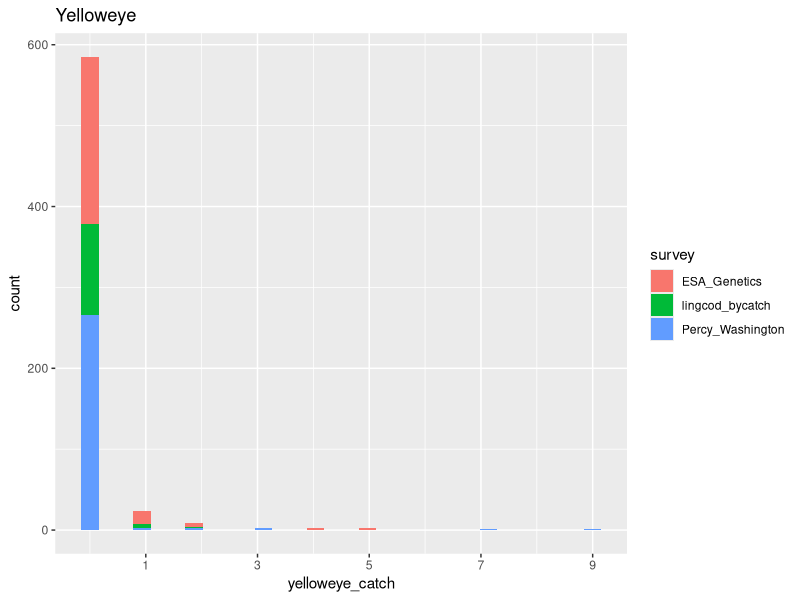
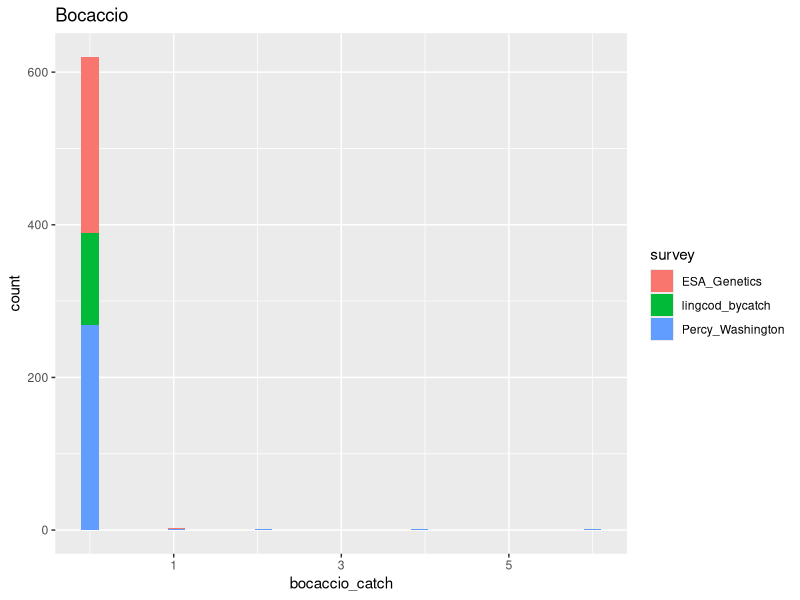
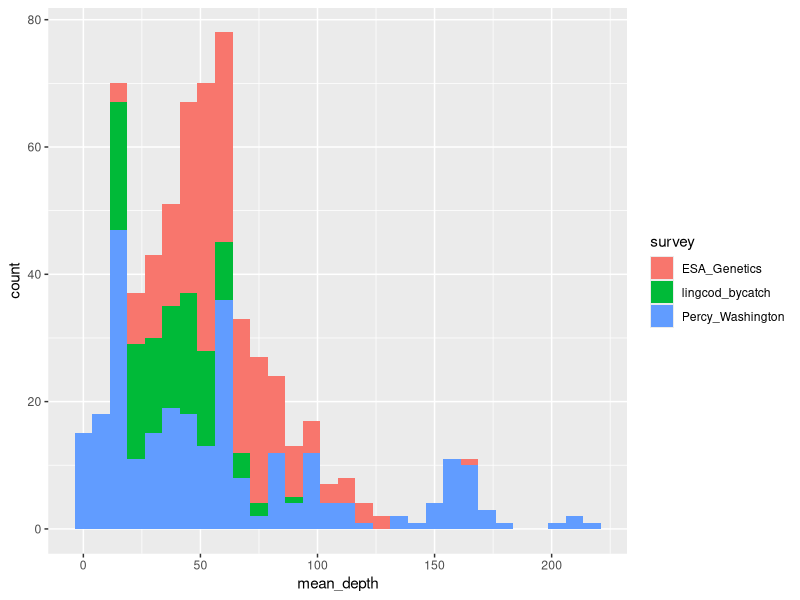
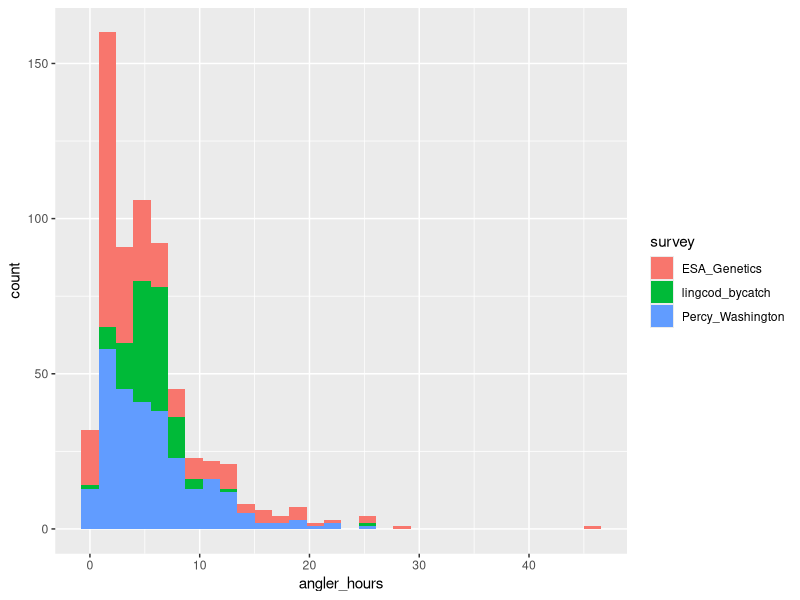
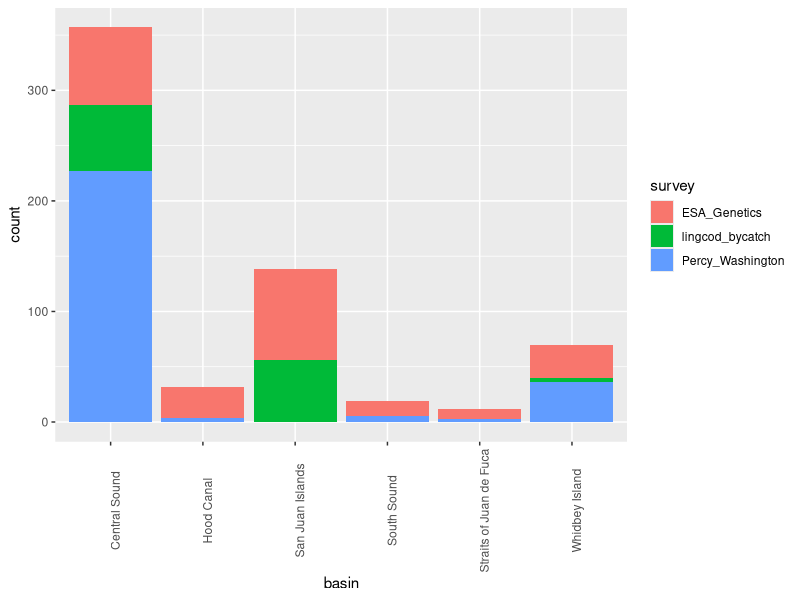
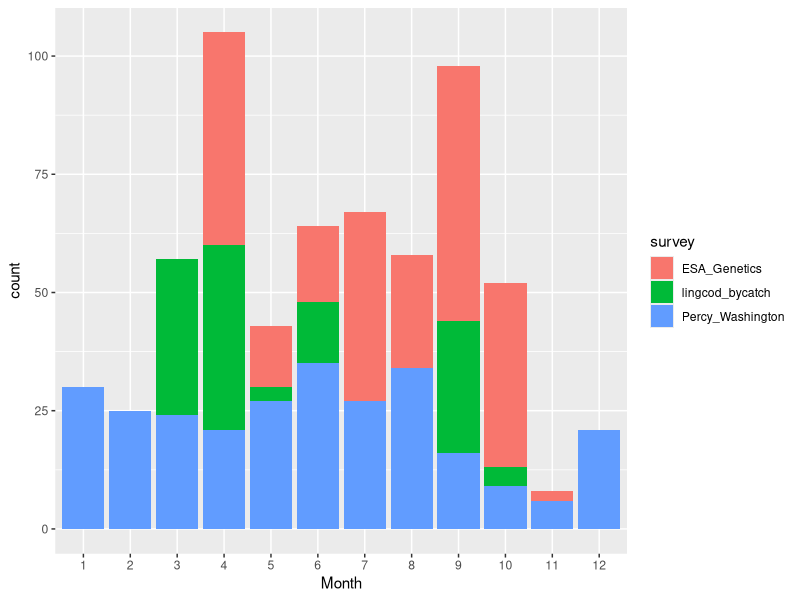
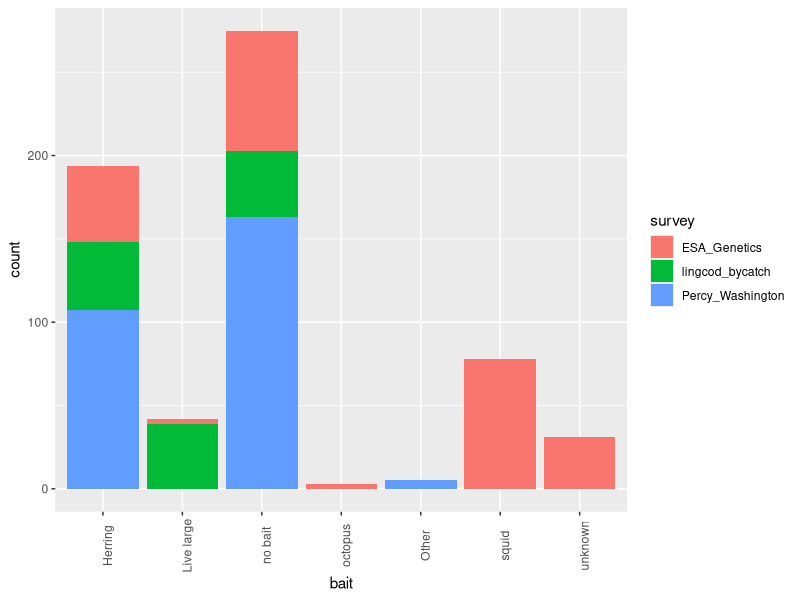
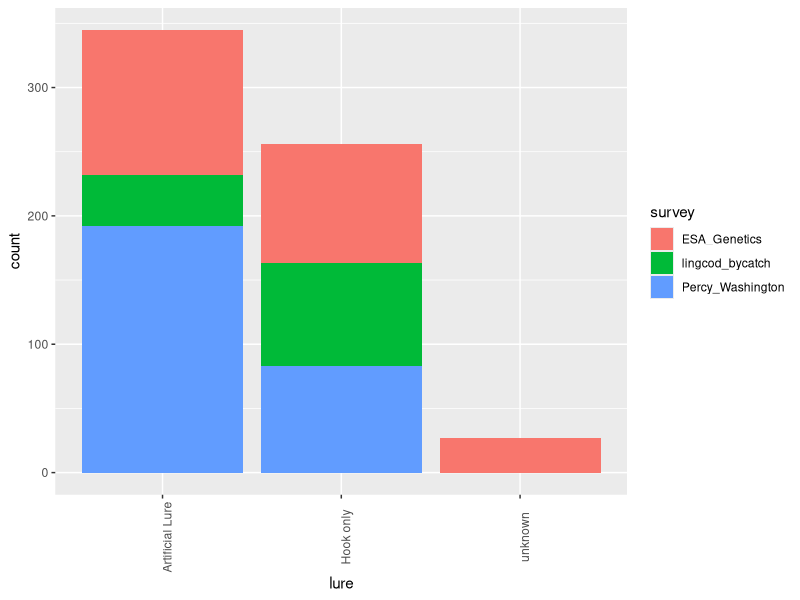

R code for these plots, in order:
## ---- chunk 1
library(here)
library(tidyverse)
library(pscl)
## ---- chunk 2
dat <- read.csv(here("hook_and_line_data", "CPUE_data_for_model.csv"), row.names = 1)
dat$month <- as.character(dat$month)
## ---- chunk 3
fig_dir <- here("figures", "CPUE_data_distributions")

YE_catch_histogram <- ggplot(dat, aes(x = yelloweye_catch, fill = survey)) +
  geom_histogram()+
  scale_x_continuous(breaks = seq(1,10,2))+
  ggtitle("Yelloweye")

YE_catch_histogram
table(dat$yelloweye_catch)

ggsave(paste0(fig_dir, "/yelloweye_catch_hist.png"), width = 5, height = 5, YE_catch_histogram)

boc_catch_histogram <- ggplot(dat, aes(x = bocaccio_catch, fill = survey)) +
  geom_histogram()+
  scale_x_continuous(breaks = seq(1,10,2))+
  ggtitle("Bocaccio")

boc_catch_histogram
table(dat$bocaccio_catch)

ggsave(paste0(fig_dir, "/bocaccio_catch_hist.png"), width = 5, height = 5, boc_catch_histogram)
## ---- chunk 4
depth_histogram <- ggplot(dat, aes(x = mean_depth, fill = survey)) +
  geom_histogram()

depth_histogram

ggsave(paste0(fig_dir, "/effort_depth_hist.png"), width = 5, height = 5, depth_histogram)
## ---- chunk 5
effort_histogram <- ggplot(dat, aes(x = angler_hours, fill = survey)) +
  geom_histogram()

effort_histogram

ggsave(paste0(fig_dir, "/effort_time_hours.png"), width = 5, height = 5, effort_histogram)
## ---- chunk 6
basin_histogram <- ggplot(dat, aes(x = basin, fill = survey)) +
  geom_histogram(stat = "count")+
  theme(axis.text.x = element_text(angle = 90))

basin_histogram

ggsave(paste0(fig_dir, "/basin_histogram.png"), width = 5, height = 5, basin_histogram)
## ---- chunk 7
month_histogram <- ggplot(dat, aes(x = as.factor(as.numeric(month)), fill = survey)) +
  geom_histogram(stat = "count")+
  xlab("Month")

month_histogram

ggsave(paste0(fig_dir, "/month_histogram.png"), width = 5, height = 5, month_histogram)
## ---- chunk 8
bait_histogram <- ggplot(dat, aes(x = bait, fill = survey)) +
  geom_histogram(stat = "count")+
  theme(axis.text.x = element_text(angle = 90))

bait_histogram 

ggsave(paste0(fig_dir, "/bait_histogram.png"), width = 5, height = 5, bait_histogram)
## ---- chunk 9
lure_histogram <- ggplot(dat, aes(x = lure, fill = survey)) +
  geom_histogram(stat = "count")+
  theme(axis.text.x = element_text(angle = 90))

lure_histogram 
ggsave(paste0(fig_dir, "/lure_histogram.png"), width = 5, height = 5, lure_histogram)

table(dat$lure)
## ---- chunk 10
lure_bait_histogram <- ggplot(dat, aes(x = lure_bait, fill = survey)) +
  geom_histogram(stat = "count")+
  theme(axis.text.x = element_text(angle = 90))

lure_bait_histogram 
ggsave(paste0(fig_dir, "/lure_bait_histogram.png"), width = 5, height = 5, lure_bait_histogram)
## ---- chunk 11
yelloweye_zip_effort_depth <- zeroinfl(yelloweye_catch ~ 
                            offset(angler_hours) | 
                            # Predictors of detection
                            mean_depth, data = dat)

yelloweye_zip_effort_depth <- zeroinfl(yelloweye_catch ~ 
                              # Predictors of counts
                              offset(angler_hours) | 
                              # Predictors of detection
                              mean_depth, data = dat)


summary(yelloweye_zip_effort_depth)
AIC(yelloweye_zip_effort_depth)

# Angler hours not as offset
yelloweye_zip_effort_depth <- zeroinfl(yelloweye_catch ~ 
                            angler_hours| 
                            # Predictors of detection
                            mean_depth, data = dat)
summary(yelloweye_zip_effort_depth)
AIC(yelloweye_zip_effort_depth)
mm <- model.matrix(yelloweye_zip_effort_depth)

# Plot predicted
newdata <- data.frame(cbind(rep(mean(dat$angler_hours), 200), c(1:200)))
colnames(newdata) <- c("angler_hours", "mean_depth")
yelloweye_predicts <- data.frame(c(1:200), predict(yelloweye_zip_effort_depth, newdata = newdata))
colnames(yelloweye_predicts) <- c("mean_depth", "predicted_yelloweye")
ggplot(yelloweye_predicts, aes(x = mean_depth, y = predicted_yelloweye)) + 
  geom_point()

# Angler hours not as offset, remove intercept
yelloweye_zip_effort_depth <- zeroinfl(yelloweye_catch ~ 
                            angler_hours -1 | 
                            # Predictors of detection
                            mean_depth -1, data = dat)

summary(yelloweye_zip_effort_depth)
AIC(yelloweye_zip_effort_depth)
## ---- chunk 12
# change surveys to factor levels
dat$survey <- factor(dat$survey, levels = c("Percy_Washington", "ESA_Genetics", "lingcod_bycatch" ))
yelloweye_zip_effort_depth_basin_survey <- zeroinfl(yelloweye_catch ~ 
                            offset(angler_hours)| 
                            # Predictors of detection
                            mean_depth + basin + survey, data = dat)
summary(yelloweye_zip_effort_depth_basin_survey)
AIC(yelloweye_zip_effort_depth_basin_survey)
mm <- model.matrix(yelloweye_zip_effort_depth_basin_survey)
# The output is relative to the PW survey now

# Try a new model with survey on the count side
yelloweye_zip_effort_depth_basin_survey <- zeroinfl(yelloweye_catch ~ 
                            offset(angler_hours) + survey | 
                            # Predictors of detection
                            mean_depth + basin, data = dat)


unique(dat$basin)
# Plot predicted

# Create df for predicted values
angler_hours = rep(mean(dat$angler_hours), 3)
mean_depth = rep(mean(dat$mean_depth, na.rm = TRUE), 3)
basin = factor(rep("Central Sound", 3), levels = c("Central Sound", "Whidbey Island", "South Sound", "Straits of Juan de Fuca", "Hood Canal", "San Juan Islands"))
survey = factor(c("Percy_Washington", "ESA_Genetics", "lingcod_bycatch"), levels = c("Percy_Washington", "ESA_Genetics", "lingcod_bycatch" ))
newdata <- data.frame(angler_hours, mean_depth, basin, survey)


# Get predicted values
newdata$phat <- predict(yelloweye_zip_effort_depth_basin_survey, newdata = newdata)
newdata$exp_phat <- exp(newdata$phat)

ggplot(newdata, aes(x = survey, y = exp_phat)) + 
  geom_point()
## ---- chunk 13
PSP_dat <- subset(dat, basin %in% c("Central Sound",  "Whidbey Island", "South Sound"))
table(subset(PSP_dat, survey == "Percy_Washington")$yelloweye_catch)
table(subset(PSP_dat, survey == "ESA_Genetics")$yelloweye_catch)
table(subset(PSP_dat, survey == "lingcod_bycatch")$yelloweye_catch)

# change surveys to factor levels
PSP_dat$survey <- factor(PSP_dat$survey, levels = c("Percy_Washington", "ESA_Genetics", "lingcod_bycatch" ))

# Survey on detection side
yelloweye_zip_effort_depth_survey <- zeroinfl(yelloweye_catch ~ 
                            offset(angler_hours)| 
                            # Predictors of detection
                            mean_depth + survey -1, data = PSP_dat)
summary(yelloweye_zip_effort_depth_survey)
AIC(yelloweye_zip_effort_depth_survey)
mm <- model.matrix(yelloweye_zip_effort_depth_survey)
# The output is relative to the PW survey now

# Try a new model with survey on the count side
yelloweye_zip_effort_depth_survey <- zeroinfl(yelloweye_catch ~ 
                            offset(angler_hours) + survey -1 | 
                            # Predictors of detection
                            mean_depth, data = PSP_dat)

summary(yelloweye_zip_effort_depth_survey)


unique(dat$basin)
# Plot predicted

# Create df for predicted values
angler_hours = rep(mean(dat$angler_hours), 3)
mean_depth = rep(mean(dat$mean_depth, na.rm = TRUE), 3)
survey = factor(c("Percy_Washington", "ESA_Genetics", "lingcod_bycatch"), levels = c("Percy_Washington", "ESA_Genetics", "lingcod_bycatch" ))
newdata <- data.frame(angler_hours, mean_depth, survey)


# Get predicted values
newdata$phat <- predict(yelloweye_zip_effort_depth_survey, newdata = newdata, type = "count")
# newdata$exp_phat <- exp(newdata$phat)

ggplot(newdata, aes(x = survey, y = phat)) + 
  geom_point()
## ---- chunk 14
yelloweye_zip <- zeroinfl(yelloweye_catch ~ 
                            # Predictors of counts
                            mean_depth + bait + lure + month + basin + survey + angler_hours | 
                            # Predictors of detection
                            mean_depth + bait + lure + month + basin + survey + angler_hours, data = dat)



summary(yelloweye_zip)
AIC(yelloweye_zip)

# Remove bait/lure
yelloweye_zip <- zeroinfl(yelloweye_catch ~ 
                            # Predictors of counts
                            mean_depth + month + basin + survey + angler_hours | 
                            # Predictors of detection
                            mean_depth + month + basin + survey + angler_hours, data = dat)

summary(yelloweye_zip)
AIC(yelloweye_zip)

# Keep only survey, depth, and angler hours
yelloweye_zip <- zeroinfl(yelloweye_catch ~ 
                            # Predictors of counts
                            mean_depth + survey + angler_hours | 
                            # Predictors of detection
                            mean_depth + survey + angler_hours, data = dat)

summary(yelloweye_zip)
AIC(yelloweye_zip)

# Keep only survey, depth, basin, and angler hours
yelloweye_zip <- zeroinfl(yelloweye_catch ~ 
                            # Predictors of counts
                            mean_depth + basin + survey + angler_hours | 
                            # Predictors of detection
                            mean_depth  + basin + survey + angler_hours, data = dat)

summary(yelloweye_zip) 
AIC(yelloweye_zip)
## ---- chunk 15
## qq resids
qqnorm(residuals(yelloweye_zip), main = "QQ plot (residuals)", las = 1, pch = 16)
qqline(residuals(yelloweye_zip))
## ---- chunk 16
plot(fitted(yelloweye_zip), residuals(yelloweye_zip), las = 1, pch = 16,
     xlab = "Fitted", ylab = "Residuals",
     main = "Residuals vs fitted")
abline(h=0, lty = "dashed")
## ---- chunk 17
## Type-I error
alpha_crit <- 0.05

nsamples <- length(residuals(yelloweye_zip))
nvariables <- 3
## threshold value for rho (correlation)
(rho_crit <- qnorm(1 - alpha_crit/2) / sqrt(nsamples))

## rearrange residuals into matrix
rr <- matrix(residuals(yelloweye_zip), nsamples, nvariables)

## get ACF
ACF <- apply(rr, 2, acf, lag.max = 5, plot = FALSE)
ACF <- lapply(ACF, function(x) x$acf)
## convert list to matrix; don't need row 1 b/c rho_0 = 1
ACF <- do.call(cbind, ACF)[-1,]

## check if any |values| > rho_crit
any(abs(ACF) > rho_crit)
## ---- chunk 18
unique(dat$basin)
PSP_dat <- subset(dat, basin %in% c("Central Sound",  "Whidbey Island", "South Sound"))
# yelloweye_zip <- zeroinfl(yelloweye_catch ~ 
#                             # Predictors of counts
#                             mean_depth + bait + lure + month + basin + survey + angler_hours | 
#                             # Predictors of detection
#                             mean_depth + bait + lure + month + basin + survey + angler_hours, data = PSP_dat)
# 
# 
# 
# summary(yelloweye_zip)
# AIC(yelloweye_zip)

# Remove bait/lure
yelloweye_zip <- zeroinfl(yelloweye_catch ~ 
                            # Predictors of counts
                            mean_depth + month + basin + survey + angler_hours | 
                            # Predictors of detection
                            mean_depth + month + basin + survey + angler_hours, data = PSP_dat)

summary(yelloweye_zip)
AIC(yelloweye_zip)

# Keep only survey, depth, basin, and angler hours
yelloweye_zip <- zeroinfl(yelloweye_catch ~ 
                            # Predictors of counts
                            mean_depth + basin + survey + angler_hours | 
                            # Predictors of detection
                            mean_depth  + basin + survey + angler_hours, data = PSP_dat)

summary(yelloweye_zip)
AIC(yelloweye_zip)

# Keep only survey, depth, and angler hours
yelloweye_zip <- zeroinfl(yelloweye_catch ~ 
                            # Predictors of counts
                            mean_depth + survey + angler_hours | 
                            # Predictors of detection
                            mean_depth + survey + angler_hours, data = PSP_dat)

summary(yelloweye_zip)
AIC(yelloweye_zip)
## ---- chunk 19
## qq resids
qqnorm(residuals(yelloweye_zip), main = "QQ plot (residuals)", las = 1, pch = 16)
qqline(residuals(yelloweye_zip))
## ---- chunk 20
plot(fitted(yelloweye_zip), residuals(yelloweye_zip), las = 1, pch = 16,
     xlab = "Fitted", ylab = "Residuals",
     main = "Residuals vs fitted")
abline(h=0, lty = "dashed")
## ---- chunk 21
## Type-I error
alpha_crit <- 0.05

nsamples <- length(residuals(yelloweye_zip))
nvariables <- 3
## threshold value for rho (correlation)
(rho_crit <- qnorm(1 - alpha_crit/2) / sqrt(nsamples))

## rearrange residuals into matrix
rr <- matrix(residuals(yelloweye_zip), nsamples, nvariables)

## get ACF
ACF <- apply(rr, 2, acf, lag.max = 5, plot = FALSE)
ACF <- lapply(ACF, function(x) x$acf)
## convert list to matrix; don't need row 1 b/c rho_0 = 1
ACF <- do.call(cbind, ACF)[-1,]

## check if any |values| > rho_crit
any(abs(ACF) > rho_crit)
## ---- chunk 22
# Can't include bait/lure
# bocaccio_zip <- zeroinfl(bocaccio_catch ~ 
#                             # Predictors of counts
#                             mean_depth + bait + lure + month + basin + survey + angler_hours | 
#                             # Predictors of detection
#                             mean_depth + bait + lure + month + basin + survey + angler_hours, data = dat)
# 
# 
# 
# summary(bocaccio_zip)
# AIC(bocaccio_zip)

# Remove bait/lure
# bocaccio_zip <- zeroinfl(bocaccio_catch ~ 
#                             # Predictors of counts
#                             mean_depth + month + basin + survey + angler_hours | 
#                             # Predictors of detection
#                             mean_depth + month + basin + survey + angler_hours, data = dat)
# 
# summary(bocaccio_zip)
# AIC(bocaccio_zip)

# Keep only survey, depth, and angler hours
bocaccio_zip <- zeroinfl(bocaccio_catch ~ 
                            # Predictors of counts
                            mean_depth + survey + angler_hours | 
                            # Predictors of detection
                            mean_depth + survey + angler_hours, data = dat)

summary(bocaccio_zip)
AIC(bocaccio_zip)

# Keep only survey, depth, basin, and angler hours
bocaccio_zip <- zeroinfl(bocaccio_catch ~ 
                            # Predictors of counts
                            mean_depth + basin + survey + angler_hours | 
                            # Predictors of detection
                            mean_depth  + basin + survey + angler_hours, data = dat)

summary(bocaccio_zip) 
AIC(bocaccio_zip)
## ---- chunk 23
## qq resids
qqnorm(residuals(bocaccio_zip), main = "QQ plot (residuals)", las = 1, pch = 16)
qqline(residuals(bocaccio_zip))
## ---- chunk 24
plot(fitted(bocaccio_zip), residuals(bocaccio_zip), las = 1, pch = 16,
     xlab = "Fitted", ylab = "Residuals",
     main = "Residuals vs fitted")
abline(h=0, lty = "dashed")
## ---- chunk 25
## Type-I error
alpha_crit <- 0.05

nsamples <- length(residuals(bocaccio_zip))
nvariables <- 3
## threshold value for rho (correlation)
(rho_crit <- qnorm(1 - alpha_crit/2) / sqrt(nsamples))

## rearrange residuals into matrix
rr <- matrix(residuals(bocaccio_zip), nsamples, nvariables)

## get ACF
ACF <- apply(rr, 2, acf, lag.max = 5, plot = FALSE)
ACF <- lapply(ACF, function(x) x$acf)
## convert list to matrix; don't need row 1 b/c rho_0 = 1
ACF <- do.call(cbind, ACF)[-1,]

## check if any |values| > rho_crit
any(abs(ACF) > rho_crit)
## ---- chunk 26
unique(dat$basin)
PSP_dat <- subset(dat, basin %in% c("Central Sound",  "Whidbey Island", "South Sound"))

# Bait and lure break the model
# bocaccio_zip <- zeroinfl(bocaccio_catch ~ 
#                             # Predictors of counts
#                             mean_depth + bait + lure + month + basin + survey + angler_hours | 
#                             # Predictors of detection
#                             mean_depth + bait + lure + month + basin + survey + angler_hours, data = PSP_dat)
# 
# 
# 
# summary(bocaccio_zip)
# AIC(bocaccio_zip)

# Remove bait/lure
# this doesn't work though
# bocaccio_zip <- zeroinfl(bocaccio_catch ~
#                             # Predictors of counts
#                             mean_depth + month + basin + survey + angler_hours |
#                             # Predictors of detection
#                             mean_depth + month + basin + survey + angler_hours, data = PSP_dat)
# 
# summary(bocaccio_zip)
# AIC(bocaccio_zip)

# Keep only survey, depth, and angler hours
bocaccio_zip <- zeroinfl(bocaccio_catch ~ 
                            # Predictors of counts
                            mean_depth + survey + angler_hours | 
                            # Predictors of detection
                            mean_depth + survey + angler_hours, data = PSP_dat)

summary(bocaccio_zip)
AIC(bocaccio_zip)

# Keep only survey, depth, basin, and angler hours
bocaccio_zip <- zeroinfl(bocaccio_catch ~ 
                            # Predictors of counts
                            mean_depth + basin + survey + angler_hours | 
                            # Predictors of detection
                            mean_depth  + basin + survey + angler_hours, data = PSP_dat)

summary(bocaccio_zip)
AIC(bocaccio_zip)

## ---- chunk 27
## qq resids
qqnorm(residuals(bocaccio_zip), main = "QQ plot (residuals)", las = 1, pch = 16)
qqline(residuals(bocaccio_zip))
## ---- chunk 28
plot(fitted(bocaccio_zip), residuals(bocaccio_zip), las = 1, pch = 16,
     xlab = "Fitted", ylab = "Residuals",
     main = "Residuals vs fitted")
abline(h=0, lty = "dashed")
## ---- chunk 29
## Type-I error
alpha_crit <- 0.05

nsamples <- length(residuals(bocaccio_zip))
nvariables <- 3
## threshold value for rho (correlation)
(rho_crit <- qnorm(1 - alpha_crit/2) / sqrt(nsamples))

## rearrange residuals into matrix
rr <- matrix(residuals(bocaccio_zip), nsamples, nvariables)

## get ACF
ACF <- apply(rr, 2, acf, lag.max = 5, plot = FALSE)
ACF <- lapply(ACF, function(x) x$acf)
## convert list to matrix; don't need row 1 b/c rho_0 = 1
ACF <- do.call(cbind, ACF)[-1,]

## check if any |values| > rho_crit
any(abs(ACF) > rho_crit)
